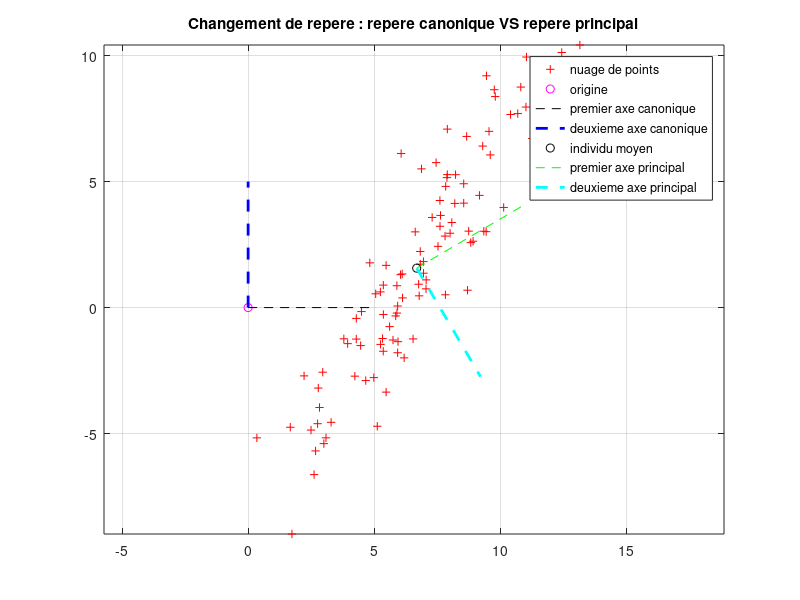
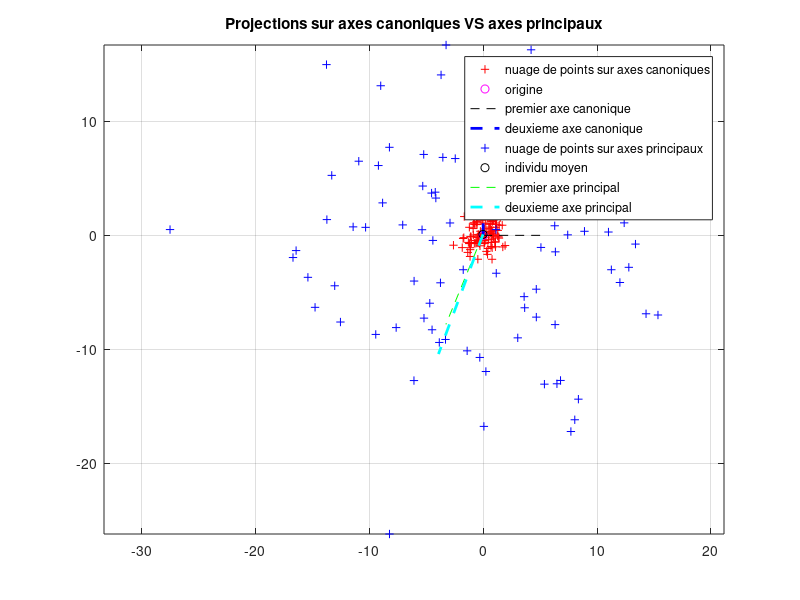

MATLAB code to generate these figures, in order:
clear variables;close all;clc;

%% Creation de 100 individus de R2 pour montrer comment s'effectue le changement de repere via l'ACP
nb_indiv = 100;

% Creation d'un nuage de points de R2:
% On cree separement les coordonnees des abscisses et des ordonnees, afin 
% d'avoir un nuage plus etendu dans une dimension que dans l'autre
X1 = randn(nb_indiv,1);
X2 = 5*randn(nb_indiv,1); 
X = [X1 X2];

% On decale le nuage de point. Puisqu'il s'agit de deux lois normales 
% centrees reduites, l'individu moyen est a peu pres nul. Il correspond 
% donc a peu pres a l'origine du repere canonique. On veut pouvoir 
% visualiser le changement de repere, donc on decale le nuage de points
X = X + 5*ones(nb_indiv,2);

% on va faire "tourner" le nuage, pour que les axes de la base trouvee via
% l'ACP ne soient pas confondus avec ceux de la base canonique.
angle = pi/6; 
R = [cos(angle) -sin(angle); sin(angle) cos(angle)]; 
X = X*R; 

%  On affiche le nuage de points dans le repere canonique
figure(1), axis equal, % axis equal : permet d'avoir la meme taille
% des axes pour les abscisses et les ordonnees.
p1 = plot(X(:,1),X(:,2),'r+',0, 0,'mo',...
    [0 5],[0 0],'k--',...
    [0 0],[0 5],'b--','linewidth',2);grid on;% stocker le graphe dans p1 
% permet de generer simplement une legende prenant en compte tous les 
% affichages de la figure

% l'ACP correspond a un changement de repere de l'espace des donnees : le 
% centre du repere devient l'individu moyen, les vecteurs de la base 
% maximisent la dispersion et ne sont pas correles

%%%%%%%%%%%%%%%%%%%%%%%%%%%%%%%%%%%%%%%%%%%%%%%%%%%%%%%%%%%%%%%%%%%%%%%%%%%
% CALCULER LA MATRICE DE VARIANCE/COVARIANCE DU TABLEAU DES DONNEES X ET
% LES AXES PRINCIPAUX. REORDONNER CES AXES PAR ORDRE DECROISSANT DU
% CONTRASTE QU'ILS FOURNISSENT
% (cf - TP1 RVB)
%%%%%%%%%%%%%%%%%%%%%%%%%%%%%%%%%%%%%%%%%%%%%%%%%%%%%%%%%%%%%%%%%%%%%%%%%%%
% Matrice de variance/covariance
n=size(X,1);
X_barre=X'*ones(n,1)/n;
X_c=X-ones(n,1)*X_barre';
Sigma=(X_c')*X_c/n;

% Coefficients de corrélation linéaire
R_1=Sigma(2,1)/sqrt((Sigma(1,1)*Sigma(2,2)));

% Proportions de contraste
c_1=Sigma(1,1)/(Sigma(1,1)+Sigma(2,2));
c_2=Sigma(2,2)/(Sigma(1,1)+Sigma(2,2));

%%%%%%%%%%%%%%%%%%%%%%%%%%%%%%%%%%%%%%%%%%%%%%%%%%%%%%%%%%%%%%%%%%%%%%%%%%%
% AFFICHER LE NOUVEAU REPERE DEFINI PAR LES AXES PRINCIPAUX ET L'ELEMENT 
% MOYEN SUR LA FIGURE (1)
%%%%%%%%%%%%%%%%%%%%%%%%%%%%%%%%%%%%%%%%%%%%%%%%%%%%%%%%%%%%%%%%%%%%%%%%%%%

figure(1), hold on, axis equal % axis equal : permet d'avoir la meme taille
% des axes pour les abscisses et les ordonnees. Sans cela, il est impossible
% de voir que les deux axes principaux sont orthogonaux
id_moyen = [mean(X(:,1)) mean(X(:,2))];
%p2 = plot(,'ko'); % /!\ L'affichage du point (0,0) ne sert a rien ici
% a part a montrer comment creer une legende qui reunit les courbes de deux
% plots differents (cf lignes de code 58-59)
[W,D] = eig(Sigma);
[~, indices] = sort(diag(D), 'descend');
W = 5*W(:, indices);


p2 = plot(id_moyen(1),id_moyen(2),'ko',...
    [id_moyen(1) (W(2,1) + id_moyen(1))], [id_moyen(2) (W(2,2) + id_moyen(2))],'g--',...
    [id_moyen(1) (W(1,1) + id_moyen(1))], [id_moyen(2) (W(1,2) + id_moyen(2))],'c--','linewidth',2);grid on;
    %[id_moyen(1) (5 + id_moyen(1))],[id_moyen(2) id_moyen(2)],'g--',...
    %[id_moyen(1) id_moyen(1)],[id_moyen(2) (5 + id_moyen(2))],'y--','linewidth',2);grid on;
title('Changement de repere : repere canonique VS repere principal')
legend([p1;p2],'nuage de points','origine','premier axe canonique','deuxieme axe canonique',...
    'individu moyen','premier axe principal','deuxieme axe principal');



%% Creation de 100 individus de R10 pour montrer l'interet de projeter 
%  sur les composantes principales plutot que sur n'importe quel axe

% Creation d'un echantillon d'individus beaucoup plus disperse sur ses
% deux dernieres variables que sur les autres
X1 = 8*randn(nb_indiv,1);
X2 = 10*randn(nb_indiv,1);
X = randn(nb_indiv,8); 
X = [X,X1,X2];

%%%%%%%%%%%%%%%%%%%%%%%%%%%%%%%%%%%%%%%%%%%%%%%%%%%%%%%%%%%%%%%%%%%%%%%%%%%
% CALCULER LA MATRICE DE VARIANCE/COVARIANCE DU TABLEAU DES DONNEES X ET
% LES AXES PRINCIPAUX. REORDONNER CES AXES PAR ORDRE DECROISSANT DU
% CONTRASTE QU'ILS FOURNISSENT.
% CALCULER LA MATRICE C DE L'ECHANTILLON X DANS CE NOUVEAU REPERE [i.e. LA 
% PROJECTION DES LIGNES DU TABLEAU CENTRE XC DANS LA NOUVELLE BASE] :
% CHAQUE COLONNE DE C CORRESPOND A CE QUE L'ON APPELLE UNE COMPOSANTE
% PRINCIPALE DE X
%%%%%%%%%%%%%%%%%%%%%%%%%%%%%%%%%%%%%%%%%%%%%%%%%%%%%%%%%%%%%%%%%%%%%%%%%%%

% Matrice de variance/covariance
n=size(X,1);
X_barre=X'*ones(n,1)/n;
X_c=X-ones(n,1)*X_barre';
Sigma=(X_c')*X_c/n;

figure(1), hold on, axis equal % axis equal : permet d'avoir la meme taille
% des axes pour les abscisses et les ordonnees. Sans cela, il est impossible
% de voir que les deux axes principaux sont orthogonaux
id_moyen = [mean(X(:,1)) mean(X(:,2))];
%p2 = plot(,'ko'); % /!\ L'affichage du point (0,0) ne sert a rien ici
% a part a montrer comment creer une legende qui reunit les courbes de deux
% plots differents (cf lignes de code 58-59)
[W,D] = eig(Sigma);
[~, indices] = sort(diag(D), 'descend');
W = W(:, indices);
C = X_c*W;


%%%%%%%%%%%%%%%%%%%%%%%%%%%%%%%%%%%%%%%%%%%%%%%%%%%%%%%%%%%%%%%%%%%%%%%%%%%
% SUR UNE MEME FIGURE, AFFICHER EN ROUGE LA PROJECTION DES INDIVIDUS DE XC
% SUR LES DEUX PREMIERS AXES DE LA BASE CANONIQUE [i.e. EN UTILISANT POUR 
% CHAQUE IND. SES COEFFICIENTS DANS LES DEUX PREMIERES COLONNES DE XC], 
% PUIS EN BLEU LA PROJECTION DE CES INDIVIDUS SUR LES DEUX PREMIERS AXES
% PRINCIPAUX [i.e. EN UTILISANT POUR CHAQUE IND. SES COEFFICIENTS DANS LES
% DEUX PREMIERES COLONNES DE C]
%
% QUESTION 3 RAPPORT :
% QUE REMARQUEZ-VOUS ? (A EXPLIQUER DANS LE RAPPORT)
%
%%%%%%%%%%%%%%%%%%%%%%%%%%%%%%%%%%%%%%%%%%%%%%%%%%%%%%%%%%%%%%%%%%%%%%%%%%%

%-%-%-%-%-%-%-%-%-%-%-%-%-%-%-%-%-%-%-%-%-%-%-%-%-%-%-%-%-%-%-%-%-%-%-%-%-%
% NB : ATTENTION A BIEN AFFICHER LA PROJECTION DES INDIVIDUS DE XC (ET NON
% DE X) SUR LES DEUX PREMIERS AXES CANONIQUES. SINON LES DEUX NUAGES DE
% POINTS NE SERONT PAS CENTRES SUR LE MEME POINT ET IL SERA PLUS DUR D'EN
% TIRER DES CONSEQUENCES
%-%-%-%-%-%-%-%-%-%-%-%-%-%-%-%-%-%-%-%-%-%-%-%-%-%-%-%-%-%-%-%-%-%-%-%-%-%
figure(2), clf
W = 1000*W;
p1 = plot(X_c(:,1),X_c(:,2),'r+',0, 0,'mo',...
    [0 5],[0 0],'k--',...
    [0 0],[0 5],'b--','linewidth',2);grid on;

figure(2), hold on, axis equal

p2 = plot(C(:,1),C(:,2),'b+',id_moyen(1), id_moyen(2),'ko',...
    [id_moyen(1) (W(2,1) + id_moyen(1))], [id_moyen(2) (W(2,2) + id_moyen(2))],'g--',...
    [id_moyen(1) (W(1,1) + id_moyen(1))], [id_moyen(2) (W(1,2) + id_moyen(2))],'c--','linewidth',2);grid on;

title('Projections sur axes canoniques VS axes principaux')
legend([p1;p2],'nuage de points sur axes canoniques','origine','premier axe canonique','deuxieme axe canonique',...
    'nuage de points sur axes principaux','individu moyen','premier axe principal','deuxieme axe principal');



%%%%%%%%%%%%%%%%%%%%%%%%%%%%%%%%%%%%%%%%%%%%%%%%%%%%%%%%%%%%%%%%%%%%%%%%%%%
% CALCULER L'INFORMATION -- i.e. LA PROPORTION DE CONTRASTE -- CONTENUE 
% DANS LES DEUX PREMIERES COMPOSANTES PRINCIPALES POUR L'ECHANTILLON X, VIA
% LES ELEMENTS SPECTRAUX DE LA MATRICE DE VARIANCE/COVARIANCE
%%%%%%%%%%%%%%%%%%%%%%%%%%%%%%%%%%%%%%%%%%%%%%%%%%%%%%%%%%%%%%%%%%%%%%%%%%%

Sigma_CP=(C')*C/n;

info_axe_1 = Sigma_CP(1,1)/sum(diag(Sigma_CP));
info_axe_2 = Sigma_CP(2,2)/sum(diag(Sigma_CP));
info_axe_3 = Sigma_CP(3,3)/sum(diag(Sigma_CP));
fprintf('Pourcentage d info sur la premiere composante principale = %.3f\n',info_axe_1);
fprintf('Pourcentage d info sur la deuxieme composante principale = %.3f\n',info_axe_2);
fprintf('Pourcentage d info sur les deux premieres composantes    = %.3f\n',info_axe_3);
